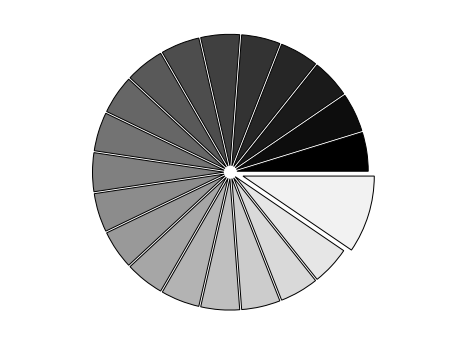

The script that saved this image:
# -----------------------------------------------------------------------------
# Copyright (c) 2015, Nicolas P. Rougier. All Rights Reserved.
# Distributed under the (new) BSD License. See LICENSE.txt for more info.
# -----------------------------------------------------------------------------

#!/usr/bin/env python3

#饼状图

import numpy as np
import matplotlib.pyplot as plt

n = 20
Z = np.ones(n)
Z[-1] *= 2 # 生成最后一个数据等于2的np array

#print('Z',Z, 'type',type(Z))

plt.axes([0.025, 0.025, 0.95, 0.95])

#plt.pie(Z) #直接绘制饼状图

plt.pie(Z, explode=Z*.05, colors=['%f' % (i/float(n)) for i in range(n)],
        wedgeprops={"linewidth": 1, "edgecolor": "black"})
plt.gca().set_aspect('equal')
plt.xticks([]), plt.yticks([])

#plt.savefig('./pie_ex.png',dpi=72)
plt.show()
